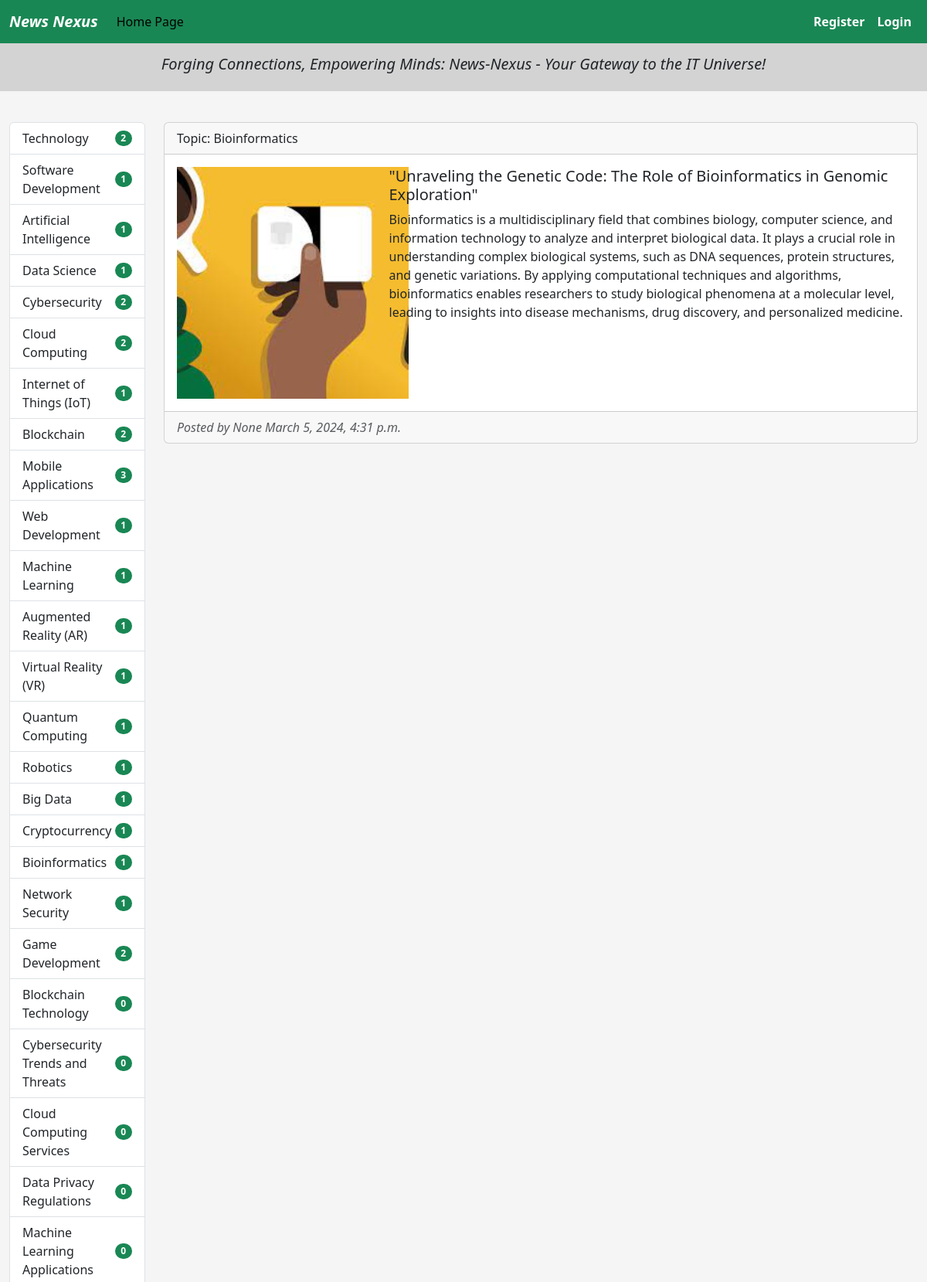
The app's page /newspaper/5/ (upper part) with its own data.
### newspaper_agency/models.py (models this page shows, shortened)
class Topic(models.Model):
    name = models.CharField(max_length=255, unique=True, db_index=True)
    class Meta:
        ordering = ("name",)
    def __str__(self) -> str:
        return self.name

class Newspaper(models.Model):
    title = models.CharField(max_length=255)
    content = models.TextField()
    published_date = models.DateTimeField(auto_now_add=True)
    photo = models.ImageField(upload_to="photos/%Y/%m/%d", blank=True)
    topic = models.ForeignKey(
        Topic,
        on_delete=models.CASCADE,
        related_name="newspapers"
    )
    publishers = models.ManyToManyField(
        settings.AUTH_USER_MODEL,
        related_name="newspapers"
    )
    class Meta:
        ordering = ("-published_date",)

### newspaper_agency/views.py (the view)
# urls.py: path("newspaper/<int:pk>/", NewspaperDetailView.as_view(), name="newspaper-detail"),
class NewspaperDetailView(DetailView):
    model = Newspaper
    template_name = "newspaper_agency/newspaper_detail.html"
    context_object_name = "newspaper"

### newspaper_agency/templatetags/newspaper_tags.py (called while the page is built)
@register.inclusion_tag('newspaper_agency/topics_list.html')
def show_topics():
    topics = Topic.objects.annotate(cnt=Count('newspapers'))
    return {'topics': topics}

### newspaper_agency/templates/newspaper_agency/newspaper_detail.html (shortened to what this page needs)
{% extends "base.html" %}
{% load crispy_forms_filters %}
{% block sidebar %}
  {% include "includes/sidebar.html" %}
{% endblock %}
{% block content %}
<div class="card mb-3">
  <div class="card-header">
    Topic: {{ newspaper.topic }}
  </div>
  <div class="card-body">
    <div class="row">
      <div class="col-md-3">
        {% if newspaper.photo %}
          <img src="{{ newspaper.photo.url }}" alt="" width="300" class="mr-3">
        {% else %}
          <img src="https://www.theforage.com/blog/wp-content/uploads/2022/12/how-many-work-hours-in-a-year.jpg"
               alt="" width="300" class="mr-3">
        {% endif %}
      </div>
      <div class="col-md-9" style="padding-left: 45px">
        <h5 class="card-title">{{ newspaper.title }}</h5>
        <p class="card-text">{{ newspaper.content }}</p>
      </div>
    </div>
  </div>
  <div class="card-footer text-body-secondary">
    <i>Posted by {{ newspaper.publishers.name }} {{ newspaper.published_date }}</i>
  </div>
</div>
{% endblock %}

### newspaper_agency/templates/newspaper_agency/topics_list.html
<div class="list-group">
  {% for topic in topics %}
    <a href="{% url 'newspaper-agency:get-topic-info' pk=topic.pk %}" class="list-group-item list-group-item-action d-flex justify-content-between align-items-center">
      {{ topic.name }}
      <span class="badge bg-success rounded-pill">{{ topic.cnt }}</span>
    </a>
  {% endfor %}
</div>

### news_nexus/static/css/styles.css (style rules this page uses)
body { background-color: whitesmoke; }

### records on screen
Topic: name "Technology", cnt "2"
Topic: name "Software Development", cnt "1"
Topic: name "Artificial Intelligence", cnt "1"
Topic: name "Data Science", cnt "1"
Topic: name "Cybersecurity", cnt "2"
Topic: name "Cloud Computing", cnt "2"
Topic: name "Internet of Things (IoT)", cnt "1"
Topic: name "Blockchain", cnt "2"
Topic: name "Mobile Applications", cnt "3"
Topic: name "Web Development", cnt "1"
Topic: name "Machine Learning", cnt "1"
Topic: name "Augmented Reality (AR)", cnt "1"
Topic: name "Virtual Reality (VR)", cnt "1"
Topic: name "Quantum Computing", cnt "1"
Topic: name "Robotics", cnt "1"
Topic: name "Big Data", cnt "1"
Topic: name "Cryptocurrency", cnt "1"
Topic: name "Bioinformatics", cnt "1"
Topic: name "Network Security", cnt "1"
Topic: name "Game Development", cnt "2"
Topic: name "Blockchain Technology", cnt "0"
Topic: name "Cybersecurity Trends and Threats", cnt "0"
Topic: name "Cloud Computing Services", cnt "0"
Topic: name "Data Privacy Regulations", cnt "0"
Topic: name "Machine Learning Applications", cnt "0"
Newspaper: topic "Bioinformatics", photo (picture), title "\"Unraveling the Genetic Code: The Role of Bioinformatics in Genomic Exploration\"", content "Bioinformatics is a multidisciplinary field that combines biology, computer science, and information technology to analyze and interpret biological data. It plays a crucial role in understanding complex biological systems, such as DNA sequences, protein structures, and genetic variations. By applying computational techniques and algorithms, bioinformatics enables researchers to study biological phenomena at a molecular level, leading to insights into disease mechanisms, drug discovery, and personalized medicine.", publishers.name "None", published_date "March 5, 2024, 4:31 p.m."
